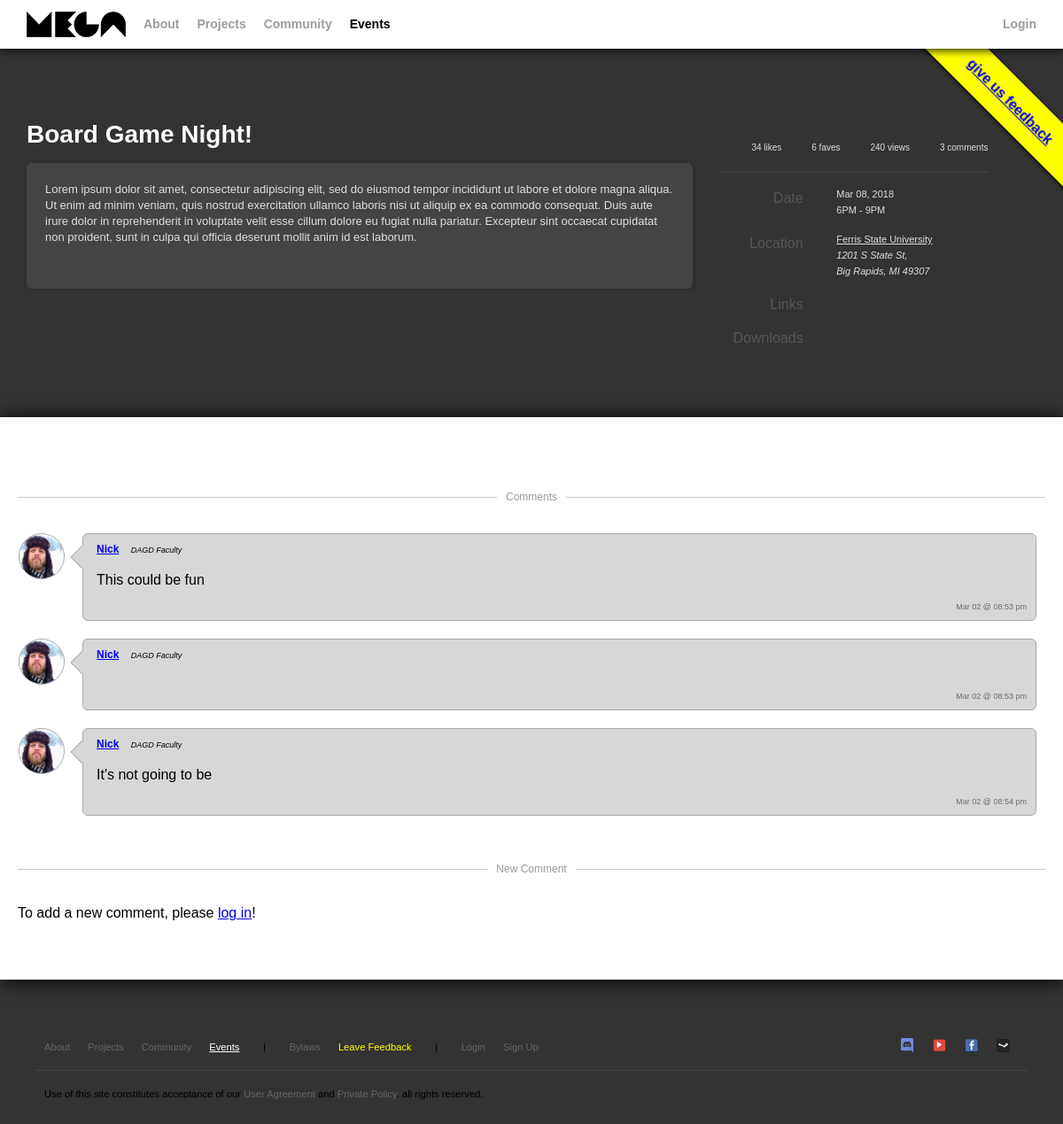
The app's page /event.php?id=4 with its own data.
### tables this page shows
CREATE TABLE `events` (
  `id` int(11) NOT NULL,
  `date_start` timestamp NOT NULL,
  `date_end` timestamp NOT NULL,
  `title` varchar(64) NOT NULL,
  `description` text NOT NULL,
  `location` varchar(128) NOT NULL,
  `location_link` varchar(128) NOT NULL,
  `address` varchar(128) NOT NULL,
  `city_state_zip` varchar(128) NOT NULL,
  `image` varchar(255) NOT NULL
);

CREATE TABLE `comments_events` (
  `id` int(11) NOT NULL,
  `event_id` int(11) NOT NULL,
  `user_id` int(11) NOT NULL,
  `date_posted` timestamp NOT NULL DEFAULT CURRENT_TIMESTAMP,
  `comment` text NOT NULL
);

CREATE TABLE `users` (
  `id` int(11) NOT NULL,
  `alias` varchar(32) NOT NULL,
  `title` varchar(64) NOT NULL,
  `first` varchar(32) NOT NULL,
  `last` varchar(32) NOT NULL,
  `email` varchar(32) NOT NULL,
  `hash` varchar(64) NOT NULL,
  `date_signup` timestamp NOT NULL DEFAULT CURRENT_TIMESTAMP,
  `is_approved` tinyint(1) NOT NULL DEFAULT '0' COMMENT 'Whether or not the user has been approved.',
  `is_admin` tinyint(1) NOT NULL DEFAULT '0' COMMENT 'Whether or not the user has admin rights.',
  `is_mod` tinyint(1) NOT NULL DEFAULT '0' COMMENT 'Whether or not the user has moderation rights.',
  `bio` text NOT NULL COMMENT 'Stores the user''s bio to be displayed on their profile page.',
  `resume` varchar(256) NOT NULL COMMENT 'Stores the URL to the user''s resume.',
  `avatar` varchar(256) NOT NULL COMMENT 'Stores the URL to the profile picture.'
);

### includes/class.User.php (called while the page is built, shortened)
<?
include_once "class.CoolDB.php";
include_once "functions.php";
class User {
    static function current(){
        return null;
    }
    static function isLoggedIn():bool {
        $user = User::current();
        return (!empty($user));
    }
    static function avatar($user):string{
        $default = "imgs/placeholder-avatar1.jpg";
        $email = "";
        if(is_string($user)) $email = $user;
        $url = "media/avatars/$email.png";
        return file_exists($url) ? $url : $default;
    }
}
?>

### includes/class.CoolDB.php (called while the page is built, shortened)
<?
class CoolDB {
    static $pdo;
    function connect(){
        if(empty(CoolDB::$pdo)) {
            try {
                CoolDB::$pdo = new PDO(DB::HOST, DB::USER, DB::PASS);
            } catch (Exception $e){
                die("uh oh! it looks like our database is down...");
            }
        }
        return CoolDB::$pdo ? true : false;
    }
    function query(string $query, array $params){
        $stmt = CoolDB::$pdo->prepare($query);
        $stmt->execute($params);
        $res = (array) $stmt->fetchAll(PDO::FETCH_ASSOC);
        return $res;
    }
}
?>

### includes/functions.php (called while the page is built, shortened)
<?
function easyDate($mysql){
    return date('M d @ h:i a', strtotime($mysql));
}
function array_key($arr, $key){
    return array_key_exists($key, $arr) ? $arr[$key] : '';
}
function get(string $str){
    $res=array_key($_GET, $str);
    return $res;
}
?>

### event.php (the view, shortened to what this page needs)
<?
include_once "includes/functions.php";
include_once "includes/templates.php";
include_once "includes/class.CoolDB.php";
include_once "includes/class.User.php";
$id = intval(get("id"));
$cURL = $_SERVER['REQUEST_URI'];
$db = new CoolDB();
$event = $db->query("SELECT * FROM `events` WHERE `id`=?", array($id))[0];
$comments = $db->query("SELECT u.alias AS 'user_name', u.title AS 'user_title', u.avatar AS 'user_avatar', u.email AS 'user_email', c.* FROM comments_events c, users u WHERE c.event_id=? AND u.id=c.user_id", array($id));
$sd = new DateTime($event["date_start"]);
$fsd = date_format($sd, 'M d, Y h:i');
$psd = date_parse($fsd);
$ed = new DateTime($event["date_end"]);
$fed = date_format($ed, 'M d, Y h:i');
$ped = date_parse($fed);
if($psd['year'] == $ped['year'] && $psd['month'] == $ped['month']&& $psd['day'] == $ped['day']) {
    $mdy = date_format($sd, 'M d, Y');
    $time = date_format($sd, 'gA')." - ".date_format($ed, 'gA');
} else if($psd['year'] == $ped['year'] && $psd['month'] == $ped['month']&& $psd['day'] != $ped['day']) {
    $mdy = date_format($sd, 'M d').' - '.date_format($ed, 'd').', '.date_format($sd, 'Y');
    $time = date_format($sd, 'gA')." - ".date_format($ed, 'gA');
} else if($psd['year'] == $ped['year'] && $psd['month'] != $ped['month']) {
    $mdy = date_format($sd, 'M d').' - '.date_format($ed, 'M d').', '.date_format($sd, 'Y');
    $time = date_format($sd, 'gA')." - ".date_format($ed, 'gA');
} else if($psd['year'] != $ped['year']) {
    $mdy = date_format($sd, 'M d, Y').' - '.date_format($ed, 'M d, Y');
    $time = date_format($sd, 'gA')." - ".date_format($ed, 'gA');
}
beginPage("events");
mainMenu();
?>
<div class="tray">
    <article>
        <h1><?=$event["title"]?></h1>
        <div class="bubble"><div class="inner"><?=$event["description"]?></div></div>
    </article>
    <aside>
        <div class="stats">
            <div>34 likes</div>
            <div>6 faves</div>
            <div>240 views</div>
            <div><?=count($comments)?> comments</div>
        </div>
        <div class="hr"></div>
        <div class="split">
            <div>Date</div>
            <div><time><?=$mdy?><br><?=$time?></time></div>
        </div>
        <div class="split">
            <div>Location</div>
            <div>
                <?
                if (empty($event['location_link'])) {
                    echo $event['location'];
                } else {
                    echo '<a href="'.$event['location_link'].'" class="work">';
                    echo $event['location'];
                    echo '</a>';
                }
                echo "<address>".$event['address'].",<br>";
                echo $event['city_state_zip']."</address>";
                ?>
            </div>
        </div>
        <div class="split">
            <div>Links</div>
        </div>
        <div class="split">
            <div>Downloads</div>
        </div>
    </aside>
    <footer></footer>
</div>
<div class="content">
    <div class="hr text"><h3><span>Comments</span></h3></div>
    <?
    foreach ($comments as $comment) {
        comment($comment);
    }
    ?>
    <div class="hr text"><h3><span>New Comment</span></h3></div>
    <?
    if(User::isLoggedIn()) {
    ?>
    <form method="post" action="event.php?id=<?=$id?>">
        <div class="clear"></div>
        <p>What would you like to say?</p>
        <textarea name="comment" style="width:100%;max-width:100%;min-width:100%;min-height:50px;height:100px;max-height:300px;"></textarea>
        <button type="submit" id="submit-bttn">Submit</button>
    </form>
    <? } else { ?>
        <p>To add a new comment, please <a href="login.php?redirect=<?echo urlencode($cURL);?>">log in</a>!</p>
    <? } ?>
</div>
<? endPage(); ?>

### includes/templates.php (shortened to what this page needs)
<?
include_once "class.User.php";
function beginPage(string $class = "", $css = null){
    ?><!doctype html><html lang="en-US">
    <head><link href="styles/main.css" rel="stylesheet">
    </head><body class="<? echo $class; ?>">
    <div id="bug-issues"><a href="https://github.com/nickworks/megaworks/issues" target="_blank">give us feedback</a></div>
<?}
function endPage(){
    $showProfile = User::isLoggedIn();
    $cURL = $_SERVER['REQUEST_URI'];
    $uid = User::current()['id'];
    ?><footer class="footer">
        <nav>
            <ul>
                <li><a class="about" href="about.php">About</a></li>
                <li><a class="projects" href="projects.php">Projects</a></li>
                <li><a class="talk" href="talk.php">Community</a></li>
                <li><a class="events" href="events.php">Events</a> </li>
                <li>|</li>
                <li><a class="bylaws" href="https://docs.google.com/document/d/1GaI0X1x5A0B0OwSkmx-xA56ebZ8_UZMd-PDjs18u9YQ/edit?usp=sharing">Bylaws</a></li>
                <li><a id="feedback" href="https://github.com/nickworks/megaworks/issues">Leave Feedback</a> </li>
                <li>|</li>
                <? if($showProfile) { ?>
                    <li><a class="profile" href="profile.php?id=<? echo $uid; ?>">My Account</a></li>
                    <li><a href="logout.php?redirect=<?echo urlencode($cURL);?>">Sign Out</a></li>
                <? } else { ?>
                    <li><a class="login" href="login.php?redirect=<?echo urlencode($cURL);?>">Login</a></li>
                    <li><a class="signup" href="signup.php">Sign Up</a></li>
                <? } ?>
                <li class="spacer"></li>
                <li><a class="discord" href="https://discord.gg/jySFz6V" target="_blank"><span class="hide">Discord</span></a> </li>
                <li><a class="youtube" href="https://youtu.be/cSGKClvHmrI" target="_blank"><span class="hide">Youtube</span></a></li>
                <li><a class="facebook" href="https://www.facebook.com/groups/31875193841/" target="_blank"><span class="hide">Facebook</span></a></li>
                <li><a class="steam" href="https://steamcommunity.com/groups/fsu-dagd" target="_blank"><span class="hide">Steam</span></a></li>
            </ul>
        </nav>
        <div class="hr"><h3></h3></div>
        <div class="copyright">
            <p>Use of this site constitutes acceptance of our <a href="about.php">User Agreement</a> and <a href="about.php">Private Policy</a>. all rights reserved.</p>
        </div>
        </footer>
    </body>
</html>
<?}
function mainMenu(){
$showProfile = User::isLoggedIn();
$cURL = $_SERVER['REQUEST_URI'];
$uid = User::current()['id'];
?>
<nav class="main">
    <a href="index.php"><div id="logo"></div></a>
    <ul>
        <li><a class="about" href="about.php">About</a></li>
        <li><a class="projects" href="projects.php">Projects</a></li>
        <li><a class="talk" href="talk.php">Community</a></li>
        <li><a class="events" href="events.php">Events</a></li>
        <li class="spacer"></li>
        <? if($showProfile) { ?>
            <li><a class="profile" href="profile.php?id=<? echo $uid ?>">My Account</a></li>
            <li><a href="logout.php?redirect=<?echo urlencode($cURL);?>">Log Off</a></li>
        <? } else { ?>
            <li><a class="login" href="login.php?redirect=<?echo urlencode($cURL);?>">Login</a></li>
        <? } ?>
    </ul>
</nav>
<?}
function event(string $id, string $time, string $title, string $location, string $location_link, string $description, string $eventImage){?>
<?}
function comment(array $comment){
$avatar = array_key($comment, 'user_email');
$avatar = User::avatar($avatar);
?>
<div class="comment">
    <div class="avatar"><img src="<?=$avatar?>"></div>
    <div class="bubble">
        <div class="infront">
            <h1>
                <a href="profile.php?id=<?=$comment['user_id']?>"><?=$comment["user_name"]?></a>
                <span><?=$comment["user_title"]?></span>
            </h1>
            <p><?=$comment["comment"]?></p>
            <time><?=easyDate($comment["date_posted"])?></time>
        </div>
        <div class="arrow left-top">
            <div class="blocker"></div>
        </div>
    </div>
    </div>
<? } ?>

### records on screen
events: title "Board Game Night!", description "Lorem ipsum dolor sit amet, consectetur adipiscing elit, sed do eiusmod tempor incididunt ut labore et dolore magna aliqua. Ut enim ad minim veniam, quis nostrud exercitation ullamco laboris nisi ut aliquip ex ea commodo consequat. Duis aute irure dolor in reprehenderit in voluptate velit esse cillum dolore eu fugiat nulla pariatur. Excepteur sint occaecat cupidatat non proident, sunt in culpa qui officia deserunt mollit anim id est laborum.", date_start "Mar 08, 2018", time "6PM - 9PM", location "Ferris State University", address "1201 S State St", city_state_zip "Big Rapids, MI 49307"
comments_events: user.email (picture), user.alias "Nick", user.title "DAGD Faculty", comment "This could be fun", date_posted "Mar 02 @ 08:53 pm"
comments_events: user.email (picture), user.alias "Nick", user.title "DAGD Faculty", date_posted "Mar 02 @ 08:53 pm"
comments_events: user.email (picture), user.alias "Nick", user.title "DAGD Faculty", comment "It's not going to be", date_posted "Mar 02 @ 08:54 pm"

### other values on screen
count($comments) "3"
